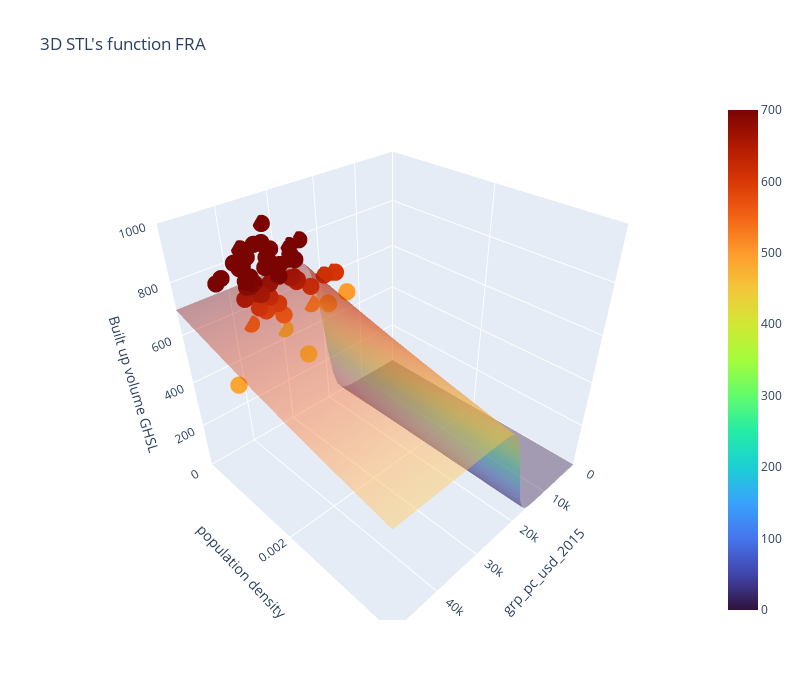
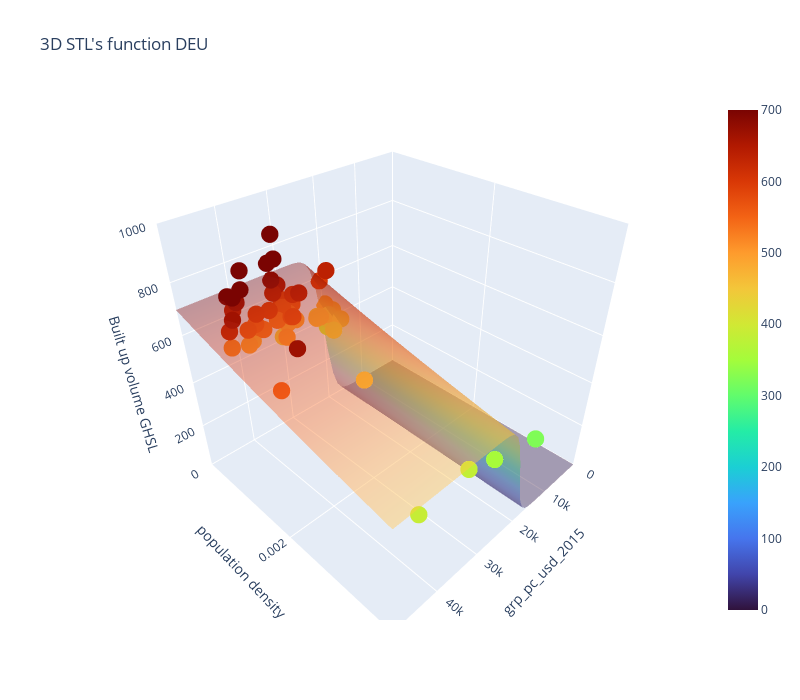

Notebook code cell kept with these figures, in order:
### Code cell
if three_D_plots:
    import plotly.graph_objects as go

    for j in range(len(regions)):
        try:
            # Create a meshgrid of x and y values
            x = np.linspace(x_min, x_max, 50)
            y = np.linspace(y_min, y_max, 50)
            x_grid, y_grid = np.meshgrid(x, y)

            if fit_type == 0:
                z = STL([x_grid, y_grid], STL_fit_handler[j].fitted_params[0], STL_fit_handler[j].fitted_params[1], STL_fit_handler[j].fitted_params[2], STL_fit_handler[j].fitted_params[3], STL_fit_handler[j].fitted_params[4])
            elif fit_type == 1: 
                z = STL([x_grid, y_grid], saturation_fit_handler[j].fitted_params[0], saturation_fit_handler[j].fitted_params[1], STL_fit_handler[j].fitted_params[2], logistic_fit_handler[j].fitted_params[1], logistic_fit_handler[j].fitted_params[2])
            elif fit_type == 2:
                z = STL([x_grid, y_grid], my_own_fit[0], my_own_fit[1], my_own_fit[2], my_own_fit[3], my_own_fit[4])

            cmin = np.min(z)
            cmax = np.max(z)
            
            # Create the surface plot using Plotly
            fig = go.Figure(data=[
                go.Surface(
                    z=z, 
                    x=x_grid, 
                    y=y_grid, 
                    colorscale="Turbo", 
                    cmin=cmin,
                    cmax=cmax,
                    opacity=0.4),
                go.Scatter3d(
                    x=df_gdp_cap_region_handler[j], y=df_pop_density_region_handler[j], z=df_built_up_region_handler[j],
                    mode='markers',  # Use 'markers' for scatter plot
                    marker=dict(
                        size=6,  # Size of the points
                        color=df_built_up_region_handler[j],  # Color of the points
                        colorscale='Turbo',  # Colorscale for the points
                        cmin=cmin,
                        cmax=cmax,
                        opacity=1.0
                    )
                ),
                
                ]
                )
        
            # Customize the layout
            fig.update_layout(title=f'3D STL\'s function {regions[j].name}',
                            scene=dict(
                                xaxis=dict(title='grp_pc_usd_2015',range=[x_min, x_max]),
                                yaxis=dict(title='population density', range=[y_min, y_max]),
                                zaxis=dict(title=y_col, range=[z_min, z_max],),
                            ),
                            width=800, height=700)
        
            # Show the plot
            fig.show()
        except Exception as e:
            print(region.name, "\n", e)

### Figure 1 — Plotly figure (JSON) as saved in the notebook; plotly's stock layout.template omitted (floating-point values rounded to 4 significant figures; data arrays with more than 128 entries replaced by an {"elided": "..."} marker saying what was removed)
{"data": [{"cmax": 700.0, "cmin": 9.671e-07, "colorscale": [[0, "#30123b"], [0.07143, "#4145ab"], [0.1429, "#4675ed"], [0.2143, "#39a2fc"], [0.2857, "#1bcfd4"], [0.3571, "#24eca6"], [0.4286, "#61fc6c"], [0.5, "#a4fc3b"], [0.5714, "#d1e834"], [0.6429, "#f3c63a"], [0.7143, "#fe9b2d"], [0.7857, "#f36315"], [0.8571, "#d93806"], [0.9286, "#b11901"], [1, "#7a0402"]], "opacity": 0.4, "type": "surface", "x": {"elided": "50x50 float values"}, "y": {"elided": "50x50 float values"}, "z": {"elided": "50x50 float values"}}, {"marker": {"cmax": 700.0, "cmin": 9.671e-07, "color": [614.2, 652.1, 731.4, 752.7, 776.3, 475.0, 573.8, 655.5, 722.2, 798.0, 498.8, 581.4, 645.8, 694.8, 745.5, 607.7, 695.2, 784.4, 838.4, 899.7, 449.8, 506.7, 535.1, 565.7, 594.5, 661.8, 718.8, 777.1, 538.4, 607.1, 658.1, 701.7, 449.2, 458.0, 486.7, 473.6, 473.9, 488.1, 573.2, 639.1, 697.7, 755.9, 614.9, 722.1, 774.0, 832.4, 692.2, 792.5, 807.1, 835.1, 605.9, 673.5, 754.3, 802.3, 843.5, 660.9, 742.9, 771.8, 813.2], "colorscale": [[0, "#30123b"], [0.07143, "#4145ab"], [0.1429, "#4675ed"], [0.2143, "#39a2fc"], [0.2857, "#1bcfd4"], [0.3571, "#24eca6"], [0.4286, "#61fc6c"], [0.5, "#a4fc3b"], [0.5714, "#d1e834"], [0.6429, "#f3c63a"], [0.7143, "#fe9b2d"], [0.7857, "#f36315"], [0.8571, "#d93806"], [0.9286, "#b11901"], [1, "#7a0402"]], "opacity": 1, "size": 6}, "mode": "markers", "type": "scatter3d", "x": [19910.0, 37880.0, 29940.0, 42890.0, 38230.0, 18990.0, 33760.0, 26780.0, 35970.0, 31290.0, 14500.0, 31140.0, 26480.0, 36690.0, 33240.0, 17700.0, 35380.0, 27220.0, 37220.0, 32360.0, 29810.0, 23090.0, 36930.0, 31260.0, 35200.0, 27730.0, 37280.0, 32500.0, 30910.0, 24240.0, 35160.0, 31090.0, 31880.0, 58740.0, 47320.0, 74710.0, 66650.0, 19590.0, 33960.0, 26680.0, 37310.0, 32020.0, 32460.0, 26220.0, 37230.0, 33140.0, 31710.0, 24960.0, 36670.0, 33060.0, 17080.0, 32460.0, 27490.0, 39090.0, 34860.0, 35680.0, 27980.0, 42170.0, 36920.0], "y": [8.541e-05, 9.4e-05, 9.869e-05, 0.0001068, 0.0001127, 5.496e-05, 5.644e-05, 5.703e-05, 5.869e-05, 5.856e-05, 9.801e-05, 0.0001031, 0.000108, 0.000118, 0.000123, 5.558e-05, 5.998e-05, 6.201e-05, 6.449e-05, 6.512e-05, 2.912e-05, 3.086e-05, 3.612e-05, 3.949e-05, 9.179e-05, 9.4e-05, 9.629e-05, 9.66e-05, 0.0001813, 0.0001841, 0.000187, 0.0001886, 0.0008195, 0.0008828, 0.0009139, 0.0009775, 0.001013, 9.801e-05, 0.0001042, 0.000107, 0.0001103, 0.0001109, 6.067e-05, 6.283e-05, 6.815e-05, 7.093e-05, 6.221e-05, 6.706e-05, 7.551e-05, 8.054e-05, 8.788e-05, 9.558e-05, 0.0001016, 0.0001117, 0.0001183, 0.0001376, 0.0001468, 0.0001584, 0.0001634], "z": [614.2, 652.1, 731.4, 752.7, 776.3, 475.0, 573.8, 655.5, 722.2, 798.0, 498.8, 581.4, 645.8, 694.8, 745.5, 607.7, 695.2, 784.4, 838.4, 899.7, 449.8, 506.7, 535.1, 565.7, 594.5, 661.8, 718.8, 777.1, 538.4, 607.1, 658.1, 701.7, 449.2, 458.0, 486.7, 473.6, 473.9, 488.1, 573.2, 639.1, 697.7, 755.9, 614.9, 722.1, 774.0, 832.4, 692.2, 792.5, 807.1, 835.1, 605.9, 673.5, 754.3, 802.3, 843.5, 660.9, 742.9, 771.8, 813.2]}], "layout": {"height": 700, "scene": {"xaxis": {"range": [0, 50000], "title": {"text": "grp_pc_usd_2015"}}, "yaxis": {"range": [0, 0.004], "title": {"text": "population density"}}, "zaxis": {"range": [0, 1000], "title": {"text": "Built up volume GHSL"}}}, "title": {"text": "3D STL's function FRA"}, "width": 800}}

### Figure 2 — Plotly figure (JSON) as saved in the notebook; plotly's stock layout.template omitted (floating-point values rounded to 4 significant figures; data arrays with more than 128 entries replaced by an {"elided": "..."} marker saying what was removed)
{"data": [{"cmax": 700.0, "cmin": 9.671e-07, "colorscale": [[0, "#30123b"], [0.07143, "#4145ab"], [0.1429, "#4675ed"], [0.2143, "#39a2fc"], [0.2857, "#1bcfd4"], [0.3571, "#24eca6"], [0.4286, "#61fc6c"], [0.5, "#a4fc3b"], [0.5714, "#d1e834"], [0.6429, "#f3c63a"], [0.7143, "#fe9b2d"], [0.7857, "#f36315"], [0.8571, "#d93806"], [0.9286, "#b11901"], [1, "#7a0402"]], "opacity": 0.4, "type": "surface", "x": {"elided": "50x50 float values"}, "y": {"elided": "50x50 float values"}, "z": {"elided": "50x50 float values"}}, {"marker": {"cmax": 700.0, "cmin": 9.671e-07, "color": [473.0, 497.9, 536.1, 568.9, 598.2, 459.7, 486.1, 530.8, 578.1, 614.4, 322.2, 353.7, 383.1, 387.8, 380.3, 599.1, 683.8, 753.0, 449.2, 563.4, 668.6, 714.7, 728.8, 536.2, 559.4, 568.3, 573.4, 474.3, 518.6, 560.9, 603.5, 621.9, 487.3, 588.1, 652.4, 422.0, 491.3, 565.6, 641.4, 700.8, 436.5, 504.7, 577.3, 628.5, 665.6, 466.5, 539.5, 610.0, 670.9, 712.3, 456.3, 563.4, 642.1, 725.0, 808.4, 461.1, 536.6, 590.3, 636.7, 764.0, 856.9, 394.2, 446.6, 495.5, 552.5, 592.5, 470.9, 564.5, 637.2], "colorscale": [[0, "#30123b"], [0.07143, "#4145ab"], [0.1429, "#4675ed"], [0.2143, "#39a2fc"], [0.2857, "#1bcfd4"], [0.3571, "#24eca6"], [0.4286, "#61fc6c"], [0.5, "#a4fc3b"], [0.5714, "#d1e834"], [0.6429, "#f3c63a"], [0.7143, "#fe9b2d"], [0.7857, "#f36315"], [0.8571, "#d93806"], [0.9286, "#b11901"], [1, "#7a0402"]], "opacity": 1, "size": 6}, "mode": "markers", "type": "scatter3d", "x": [24110.0, 39700.0, 36470.0, 51440.0, 52310.0, 22950.0, 38010.0, 36430.0, 52170.0, 53340.0, 15360.0, 25510.0, 31240.0, 43210.0, 46330.0, 21250.0, 32060.0, 32480.0, 30080.0, 45940.0, 41590.0, 57500.0, 54060.0, 63250.0, 56480.0, 76190.0, 72550.0, 23330.0, 43150.0, 39570.0, 53990.0, 51280.0, 20220.0, 30290.0, 30790.0, 20220.0, 30120.0, 28770.0, 41100.0, 41760.0, 22790.0, 33680.0, 31970.0, 44760.0, 43880.0, 19530.0, 30010.0, 28730.0, 40460.0, 39350.0, 20130.0, 31550.0, 29260.0, 42420.0, 40300.0, 20970.0, 32830.0, 34310.0, 19840.0, 31320.0, 31280.0, 20750.0, 31560.0, 28390.0, 37180.0, 36800.0, 19970.0, 30690.0, 32360.0], "y": [0.0002584, 0.0002787, 0.0002923, 0.0002998, 0.0003075, 0.0001465, 0.0001626, 0.0001733, 0.0001784, 0.0001854, 0.00393, 0.003855, 0.003804, 0.003867, 0.004059, 8.798e-05, 8.495e-05, 8.469e-05, 0.001855, 0.001748, 0.001676, 0.001673, 0.001721, 0.002187, 0.002332, 0.002428, 0.002505, 0.0002678, 0.0002793, 0.000287, 0.0002875, 0.0002961, 7.916e-05, 7.305e-05, 7.127e-05, 0.0001525, 0.0001612, 0.000167, 0.0001677, 0.0001684, 0.0005232, 0.0005277, 0.0005306, 0.0005269, 0.000528, 0.000199, 0.0002018, 0.0002038, 0.0002028, 0.0002059, 0.0004516, 0.000435, 0.0004239, 0.0004045, 0.0003933, 0.0002441, 0.0002282, 0.0002234, 0.0001291, 0.0001148, 0.0001083, 0.0001626, 0.0001749, 0.0001831, 0.0001867, 0.0001906, 0.0001514, 0.0001391, 0.000133], "z": [473.0, 497.9, 536.1, 568.9, 598.2, 459.7, 486.1, 530.8, 578.1, 614.4, 322.2, 353.7, 383.1, 387.8, 380.3, 599.1, 683.8, 753.0, 449.2, 563.4, 668.6, 714.7, 728.8, 536.2, 559.4, 568.3, 573.4, 474.3, 518.6, 560.9, 603.5, 621.9, 487.3, 588.1, 652.4, 422.0, 491.3, 565.6, 641.4, 700.8, 436.5, 504.7, 577.3, 628.5, 665.6, 466.5, 539.5, 610.0, 670.9, 712.3, 456.3, 563.4, 642.1, 725.0, 808.4, 461.1, 536.6, 590.3, 636.7, 764.0, 856.9, 394.2, 446.6, 495.5, 552.5, 592.5, 470.9, 564.5, 637.2]}], "layout": {"height": 700, "scene": {"xaxis": {"range": [0, 50000], "title": {"text": "grp_pc_usd_2015"}}, "yaxis": {"range": [0, 0.004], "title": {"text": "population density"}}, "zaxis": {"range": [0, 1000], "title": {"text": "Built up volume GHSL"}}}, "title": {"text": "3D STL's function DEU"}, "width": 800}}
